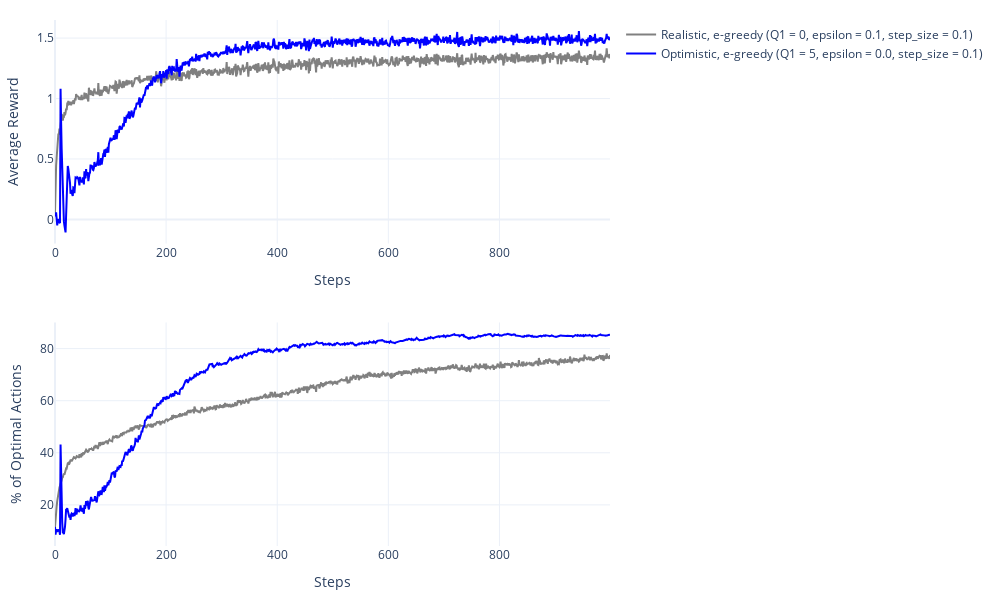

Notebook code cell kept with this figure:
### Code cell
fig = make_subplots(rows=2, cols=1)

fig.add_trace(trace=go.Scatter(
    y=average_rewards[0],
    marker=dict(color="gray"),
    name="Realistic, e-greedy (Q1 = 0, epsilon = 0.1, step_size = 0.1)",
), row=1, col=1)
fig.add_trace(trace=go.Scatter(
    y=average_rewards[1],
    marker=dict(color="blue"),
    name="Optimistic, e-greedy (Q1 = 5, epsilon = 0.0, step_size = 0.1)",
), row=1, col=1)

fig.add_trace(trace=go.Scatter(
    y=optimal_action_pct[0],
    marker=dict(color="gray"),
    showlegend=False
), row=2, col=1)
fig.add_trace(trace=go.Scatter(
    y=optimal_action_pct[1],
    marker=dict(color="blue"),
    showlegend=False
), row=2, col=1)

fig.update_xaxes(title_text="Steps", row=1, col=1)
fig.update_xaxes(title_text="Steps", row=2, col=1)
fig.update_yaxes(title_text="Average Reward", row=1, col=1)
fig.update_yaxes(title_text="% of Optimal Actions", row=2, col=1)
fig.update_layout(
    template="plotly_white",
    margin=dict(l=50, r=30, t=20, b=40),
    width=1000,
    height=600,
)
fig.show()

### Figure 1 — Plotly figure (JSON) as saved in the notebook; plotly's stock layout.template omitted (floating-point values rounded to 4 significant figures; data arrays with more than 128 entries replaced by an {"elided": "..."} marker saying what was removed)
{"data": [{"marker": {"color": "gray"}, "name": "Realistic, e-greedy (Q1 = 0, epsilon = 0.1, step_size = 0.1)", "type": "scatter", "xaxis": "x", "y": {"elided": "1000 float values"}, "yaxis": "y"}, {"marker": {"color": "blue"}, "name": "Optimistic, e-greedy (Q1 = 5, epsilon = 0.0, step_size = 0.1)", "type": "scatter", "xaxis": "x", "y": {"elided": "1000 float values"}, "yaxis": "y"}, {"marker": {"color": "gray"}, "showlegend": false, "type": "scatter", "xaxis": "x2", "y": {"elided": "1000 float values"}, "yaxis": "y2"}, {"marker": {"color": "blue"}, "showlegend": false, "type": "scatter", "xaxis": "x2", "y": {"elided": "1000 float values"}, "yaxis": "y2"}], "layout": {"height": 600, "margin": {"b": 40, "l": 50, "r": 30, "t": 20}, "width": 1000, "xaxis": {"anchor": "y", "domain": [0, 1], "title": {"text": "Steps"}}, "xaxis2": {"anchor": "y2", "domain": [0, 1], "title": {"text": "Steps"}}, "yaxis": {"anchor": "x", "domain": [0.575, 1], "title": {"text": "Average Reward"}}, "yaxis2": {"anchor": "x2", "domain": [0, 0.425], "title": {"text": "% of Optimal Actions"}}}}
